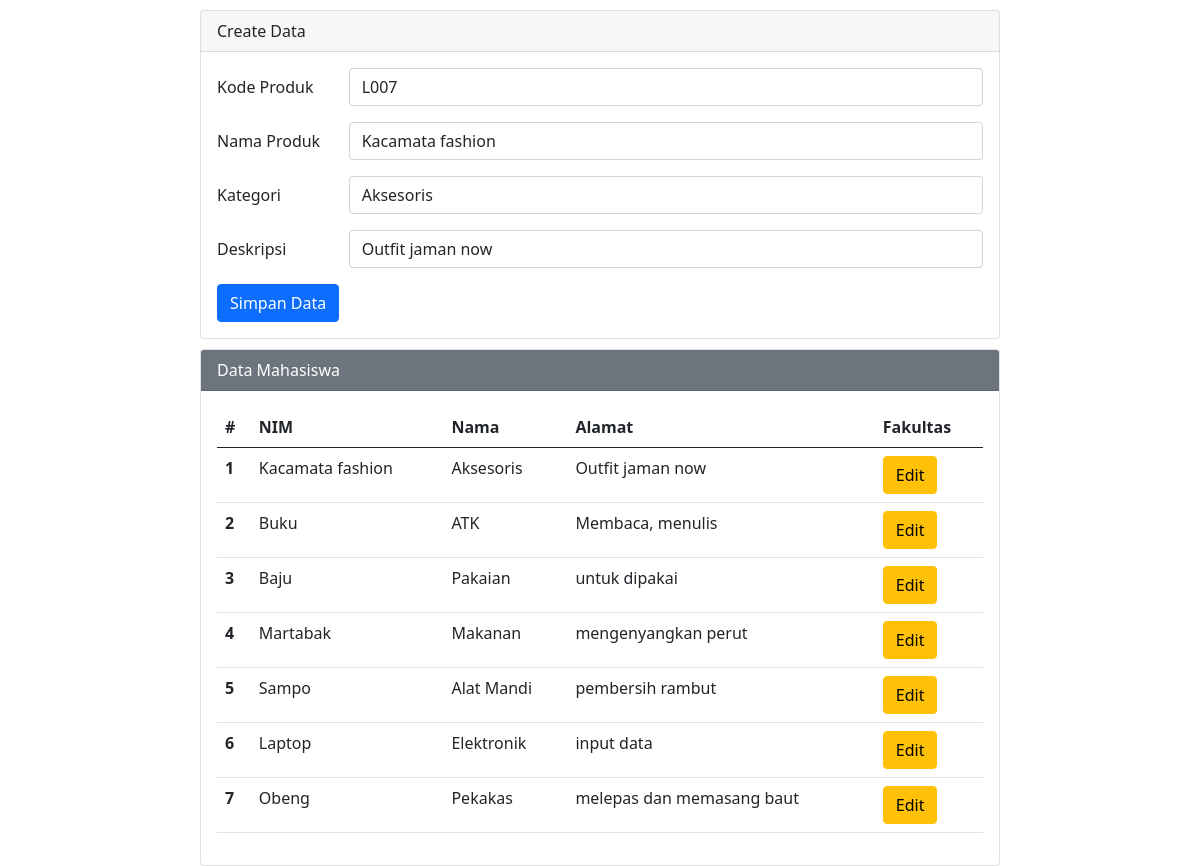
Page /editcb.php?op=edit&id=L007 on the committed database.
### tables this page shows
CREATE TABLE `tbl_produk` (
  `kode_produk` varchar(11) NOT NULL,
  `nama_produk` varchar(30) NOT NULL,
  `kategori` varchar(30) NOT NULL,
  `deskripsi` text NOT NULL
);

### editcb.php (the view, shortened to what this page needs)
<?php
    include 'koneksi.php';
        $id         = "";
        $nama       = "";
        $kategori   = "";
        $deskripsi  = "";
    if (isset($_GET['op'])) {
        $op = $_GET['op'];
    } else {
        $op = "";
    }
    if ($op == 'edit') {
        $id         = $_GET['id'];
        $sql       = "select * from tbl_produk where kode_produk = '$id'";
        $q1         = mysqli_query($koneksi, $sql);
        $r1         = mysqli_fetch_array($q1);
        $id        = $r1['kode_produk'];
        $nama       = $r1['nama_produk'];
        $kategori   = $r1['kategori'];
        $deskripsi  = $r1['deskripsi'];
    }
?>
<!DOCTYPE html>
<html lang="en">
    <head>
        <link href="https://cdn.jsdelivr.net/npm/bootstrap@5.0.0-beta2/dist/css/bootstrap.min.css" rel="stylesheet">
    </head>
    <body>
        <div class="mx-auto">
            <div class="card">
                <div class="card-header">
                    Create Data
                </div>
                <div class="card-body">
                    <form action="" method="POST">
                        <div class="mb-3 row">
                            <label for="kode" class="col-sm-2 col-form-label">Kode Produk</label>
                            <div class="col-sm-10">
                                <input type="text" class="form-control" id="kode" name="kode" value="<?php echo $id ?>">
                            </div>
                        </div>
                        <div class="mb-3 row">
                            <label for="nama" class="col-sm-2 col-form-label">Nama Produk</label>
                            <div class="col-sm-10">
                                <input type="text" class="form-control" id="nama" name="nama" value="<?php echo $nama ?>">
                            </div>
                        </div>
                        <div class="mb-3 row">
                            <label for="kategori" class="col-sm-2 col-form-label">Kategori</label>
                            <div class="col-sm-10">
                                <select class="form-control" name="kategori" id="kategori">
                                    <option value="Aksesoris" <?php if ($kategori == "Aksesoris") echo "selected" ?>>Aksesoris</option>
                                </select>
                            </div>
                        </div>
                        <div class="mb-3 row">
                            <label for="deskripsi" class="col-sm-2 col-form-label">Deskripsi</label>
                            <div class="col-sm-10">
                                <input type="text" class="form-control" id="deskripsi" name="deskripsi" value="<?php echo $deskripsi ?>">
                            </div>
                        </div>
                        <div class="col-12">
                            <input type="submit" name="simpan" value="Simpan Data" class="btn btn-primary" />
                        </div>
                    </form>
                </div>
            </div>
            <div class="card">
                <div class="card-header text-white bg-secondary">
                    Data Mahasiswa
                </div>
                <div class="card-body">
                    <table class="table">
                        <thead>
                            <tr>
                                <th scope="col">#</th>
                                <th scope="col">NIM</th>
                                <th scope="col">Nama</th>
                                <th scope="col">Alamat</th>
                                <th scope="col">Fakultas</th>
                            </tr>
                        </thead>
                        <tbody>
                            <?php
                                $sql   = "select * from tbl_produk order by kode_produk desc";
                                $q2     = mysqli_query($koneksi, $sql);
                                $urut   = 1;
                                while ($r2 = mysqli_fetch_array($q2)) {
                                    $id         = $r2['kode_produk'];
                                    $nama       = $r2['nama_produk'];
                                    $kategori   = $r2['kategori'];
                                    $deskripsi  = $r2['deskripsi'];
                            ?>
                                <tr>
                                    <th scope="row"><?php echo $urut++ ?></th>
                                    <td scope="row"><?php echo $nama ?></td>
                                    <td scope="row"><?php echo $kategori ?></td>
                                    <td scope="row"><?php echo $deskripsi ?></td>
                                    <td scope="row">
                                        <a href="editcb.php?op=edit&id=<?php echo $id ?>"><button type="button" class="btn btn-warning">Edit</button></a>
                                    </td>
                                </tr>
                            <?php
                                }
                            ?>
                        </tbody>
                    </table>
                </div>
            </div>
        </div>
    </body>
</html>

### editcb.php (style rules this page uses)
.mx-auto { width: 800px }
.card { margin-top: 10px; }

### rows in the picture
tbl_produk: kode "L007", nama "Kacamata fashion", kategori "Aksesoris", deskripsi "Outfit jaman now", nama_produk "Kacamata fashion"
tbl_produk: nama_produk "Buku", kategori "ATK", deskripsi "Membaca, menulis"
tbl_produk: nama_produk "Baju", kategori "Pakaian", deskripsi "untuk dipakai"
tbl_produk: nama_produk "Martabak", kategori "Makanan", deskripsi "mengenyangkan perut"
tbl_produk: nama_produk "Sampo", kategori "Alat Mandi", deskripsi "pembersih rambut"
tbl_produk: nama_produk "Laptop", kategori "Elektronik", deskripsi "input data"
tbl_produk: nama_produk "Obeng", kategori "Pekakas", deskripsi "melepas dan memasang baut"
